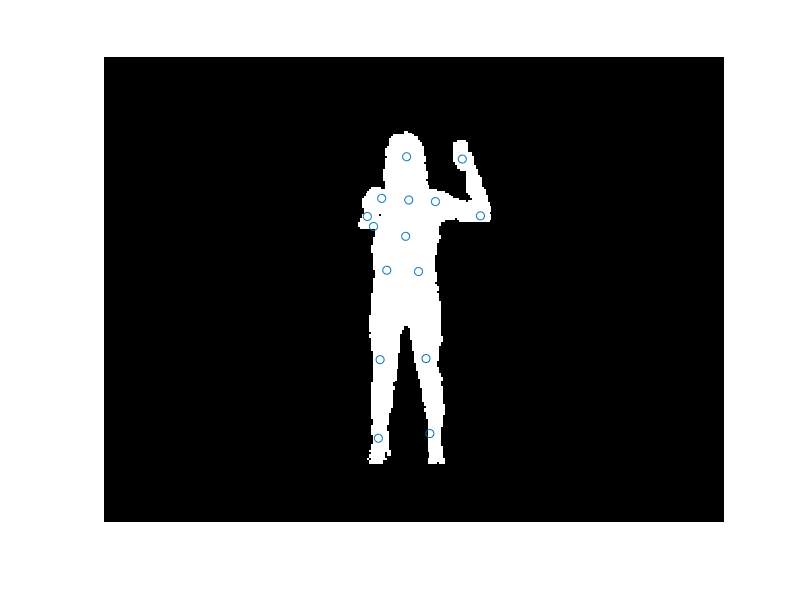
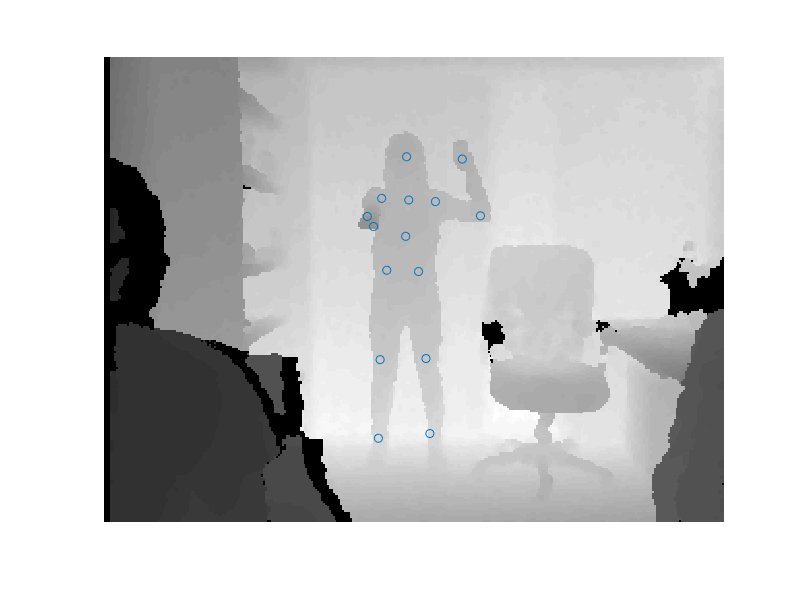
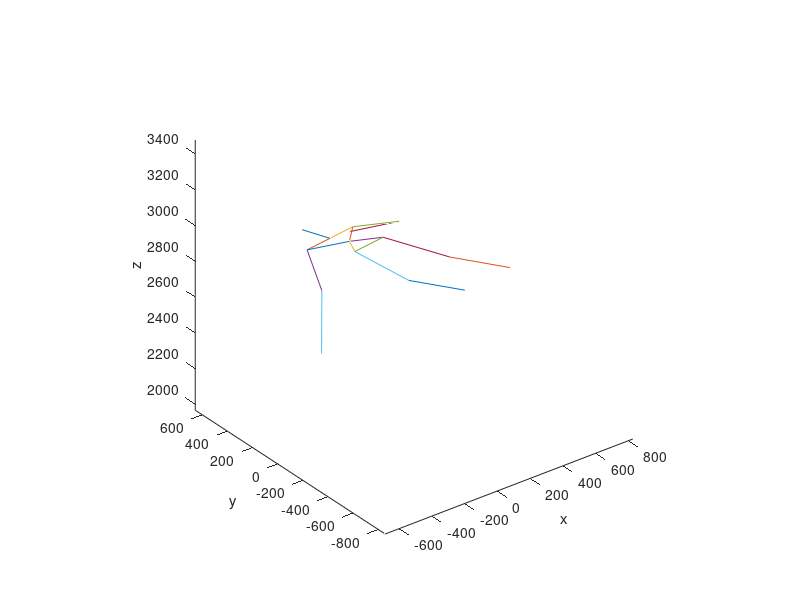
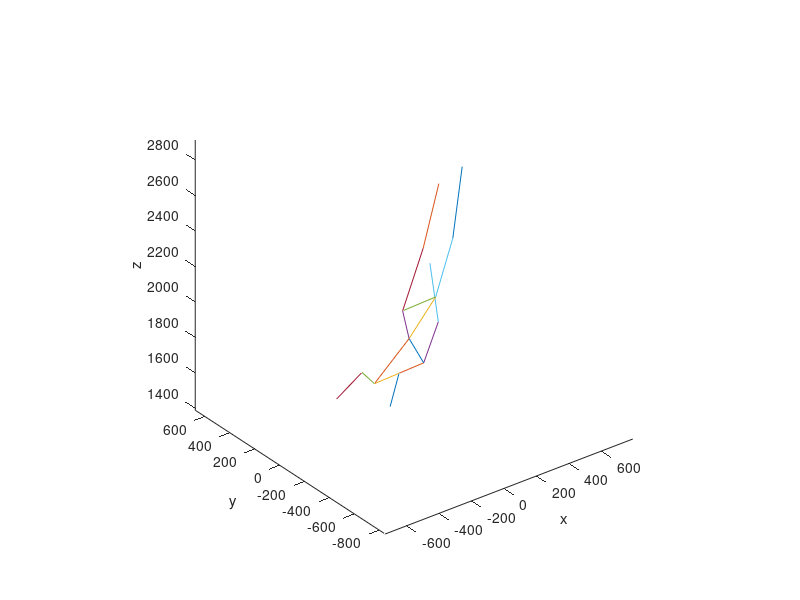

Reproduce these figures in MATLAB, in order.
function [] = script()
	load label.dat;
	load depth.dat;
	load joints.dat;
	load topJoints.dat;

	width = 320;
	height = 240;

	label = reshape(label, [width, height])';
	label = mat2gray(label);
	plot2d(label, joints(:, 4:5));

	depth = reshape(depth, [width, height])';
	depth = mat2gray(depth);
	plot2d(depth, joints(:, 4:5));
    
    plot3d(joints(:, 1:3));
    plot3d(topJoints);
    plotProj(joints(:, 1:2));
    plotProj(topJoints(:, 1:2));
end

function [] = plot2d(img, mat)
    figure; 
    imshow(img);
    hold on;
    scatter(mat(:, 1), mat(:, 2));
end

function [] = plotProj(mat)
	figure;
	% JOINT_HEAD
	% JOINT_NECK 	
	% JOINT_LEFT_SHOULDER 	
	% JOINT_RIGHT_SHOULDER 	
	% JOINT_LEFT_ELBOW 	
	% JOINT_RIGHT_ELBOW 	
	% JOINT_LEFT_HAND 	
	% JOINT_RIGHT_HAND 	
	% JOINT_TORSO 	
	% JOINT_LEFT_HIP 	
	% JOINT_RIGHT_HIP 	
	% JOINT_LEFT_KNEE 	
	% JOINT_RIGHT_KNEE 	
	% JOINT_LEFT_FOOT 	
	% JOINT_RIGHT_FOOT 

	pts = [mat(1,:); mat(2,:)];
	plot(pts(:,1), pts(:,2));
	hold on;

	pts = [mat(2,:); mat(3,:)];
	plot(pts(:,1), pts(:,2));
	hold on;

	pts = [mat(2,:); mat(4,:)];
	plot(pts(:,1), pts(:,2));
	hold on;

	pts = [mat(5,:); mat(3,:)];
	plot(pts(:,1), pts(:,2));
	hold on;

	pts = [mat(6,:); mat(4,:)];
	plot(pts(:,1), pts(:,2));
	hold on;

	pts = [mat(5,:); mat(7,:)];
	plot(pts(:,1), pts(:,2));
	hold on;

	pts = [mat(6,:); mat(8,:)];
	plot(pts(:,1), pts(:,2));
	hold on;

	pts = [mat(9,:); mat(3,:)];
	plot(pts(:,1), pts(:,2));
	hold on;

	pts = [mat(9,:); mat(4,:)];
	plot(pts(:,1), pts(:,2));
	hold on;

	pts = [mat(9,:); mat(10,:)];
	plot(pts(:,1), pts(:,2));
	hold on;

	pts = [mat(9,:); mat(11,:)];
	plot(pts(:,1), pts(:,2));
	hold on;

	pts = [mat(10,:); mat(11,:)];
	plot(pts(:,1), pts(:,2));
	hold on;

	pts = [mat(12,:); mat(10,:)];
	plot(pts(:,1), pts(:,2));
	hold on;

	pts = [mat(13,:); mat(11,:)];
	plot(pts(:,1), pts(:,2));
	hold on;

	pts = [mat(12,:); mat(14,:)];
	plot(pts(:,1), pts(:,2));
	hold on;

	pts = [mat(13,:); mat(15,:)];
	plot(pts(:,1), pts(:,2));
	hold on;

	xlabel('x');
	ylabel('y');
    axis equal;
end

function [] = plot3d(mat)
	figure;
	% JOINT_HEAD
	% JOINT_NECK 	
	% JOINT_LEFT_SHOULDER 	
	% JOINT_RIGHT_SHOULDER 	
	% JOINT_LEFT_ELBOW 	
	% JOINT_RIGHT_ELBOW 	
	% JOINT_LEFT_HAND 	
	% JOINT_RIGHT_HAND 	
	% JOINT_TORSO 	
	% JOINT_LEFT_HIP 	
	% JOINT_RIGHT_HIP 	
	% JOINT_LEFT_KNEE 	
	% JOINT_RIGHT_KNEE 	
	% JOINT_LEFT_FOOT 	
	% JOINT_RIGHT_FOOT 

	pts = [mat(1,:); mat(2,:)];
	plot3(pts(:,1), pts(:,2), pts(:,3));
	hold on;

	pts = [mat(2,:); mat(3,:)];
	plot3(pts(:,1), pts(:,2), pts(:,3));
	hold on;

	pts = [mat(2,:); mat(4,:)];
	plot3(pts(:,1), pts(:,2), pts(:,3));
	hold on;

	pts = [mat(5,:); mat(3,:)];
	plot3(pts(:,1), pts(:,2), pts(:,3));
	hold on;

	pts = [mat(6,:); mat(4,:)];
	plot3(pts(:,1), pts(:,2), pts(:,3));
	hold on;

	pts = [mat(5,:); mat(7,:)];
	plot3(pts(:,1), pts(:,2), pts(:,3));
	hold on;

	pts = [mat(6,:); mat(8,:)];
	plot3(pts(:,1), pts(:,2), pts(:,3));
	hold on;

	pts = [mat(9,:); mat(3,:)];
	plot3(pts(:,1), pts(:,2), pts(:,3));
	hold on;

	pts = [mat(9,:); mat(4,:)];
	plot3(pts(:,1), pts(:,2), pts(:,3));
	hold on;

	pts = [mat(9,:); mat(10,:)];
	plot3(pts(:,1), pts(:,2), pts(:,3));
	hold on;

	pts = [mat(9,:); mat(11,:)];
	plot3(pts(:,1), pts(:,2), pts(:,3));
	hold on;

	pts = [mat(10,:); mat(11,:)];
	plot3(pts(:,1), pts(:,2), pts(:,3));
	hold on;

	pts = [mat(12,:); mat(10,:)];
	plot3(pts(:,1), pts(:,2), pts(:,3));
	hold on;

	pts = [mat(13,:); mat(11,:)];
	plot3(pts(:,1), pts(:,2), pts(:,3));
	hold on;

	pts = [mat(12,:); mat(14,:)];
	plot3(pts(:,1), pts(:,2), pts(:,3));
	hold on;

	pts = [mat(13,:); mat(15,:)];
	plot3(pts(:,1), pts(:,2), pts(:,3));
	hold on;

	xlabel('x');
	ylabel('y');
	zlabel('z');
    axis equal;
end
